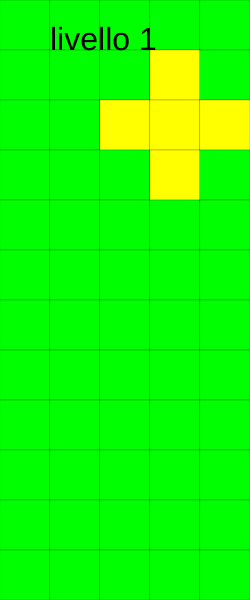
Frame 1 (no input)
Frame 60 (no input): identical to frame 1, image omitted
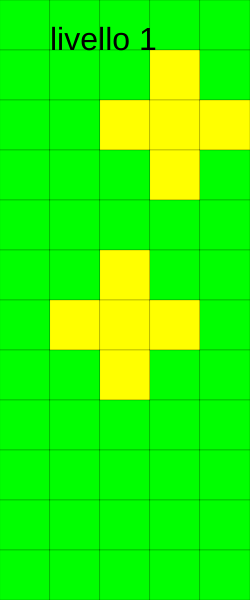
Frame 120 (the mouse pressed at the canvas centre since frame 60)

The p5.js sketch that drew these frames (run headless with seeded random() and noise() and a simulated clock; from frame 60 on, the mouse is pressed at the canvas centre):

// p5.js sketch
// ── sketch.js
var matrice = []
var sizeX = 5
var sizeY = 12
var sizeLato = 50
var mosse = 0
var gameEnded = false
var livello = 1


function setup() {
    createCanvas(sizeLato*sizeX, sizeLato*sizeY)
    initMatrix()
    createLevel()
    showNewLevelLable()
}

function draw() {
    if (!gameEnded && livello != 11)
        drawMatrix()
    else if (gameEnded && livello != 11) {
        initMatrix()
        createLevel()
        gameEnded = false
    }

    showNewLevelLable()
}

function drawMatrix() {
    for (let i = 0; i < sizeX; i++) {
        for (let j = 0; j < sizeY; j++) {
            if (matrice[i][j])
                fill(0, 255, 0)
            else
                fill(255, 255, 0)
            strokeWeight(0.2)
            rect(i*sizeLato, j*sizeLato, sizeLato, sizeLato)
        }
    }
}

function initMatrix() {
    for (let i = 0; i < sizeX; i++) {
        matrice[i] = []
        for (let j = 0; j < sizeY; j++)
            matrice[i][j] = true

    }
}

function mod(a, b) {
    if (a < 0)
        return a+b
    else
        return a%b
}

function mousePressed() {
    cellaX = Math.floor(mouseX/sizeLato)
    cellaY = Math.floor(mouseY/sizeLato)
    if (cellaX >= sizeX || cellaY >= sizeY) {
        return
    }
    clickMatrix(cellaX, cellaY)
    mosse++
    if (checkWin()) {
        console.log(livello, mosse)
        mosse = 0
        if(livello < (sizeX*sizeY))
            livello ++
        gameEnded = true
    }
}

function checkWin() {
    for (let i = 0; i < sizeX; i++) {
        for (let j = 0; j < sizeY; j++) {
            if (!matrice[i][j])
                return false
        }
    }
    return true
}

function clickMatrix(x, y) {
    let up = [-1, 0, 1, 0]
    let right = [0, 1, 0, -1]
    matrice[x][y] = !matrice[x][y]
    for (let i = 0; i < 4; i++) {
        matrice[mod(x+up[i], sizeX)][mod(y+right[i], sizeY)] = !matrice[mod(x+up[i], sizeX)][mod(y+right[i], sizeY)]
    }
}

function createLevel() {
    for(let i=0; i<livello; i++) {
        clickMatrix (Math.floor(random(sizeX)), Math.floor(random(sizeY)))
    }
}

function showNewLevelLable() {
    textSize(32)
    fill(0)
    text("livello " + livello, 50, 50)
}
